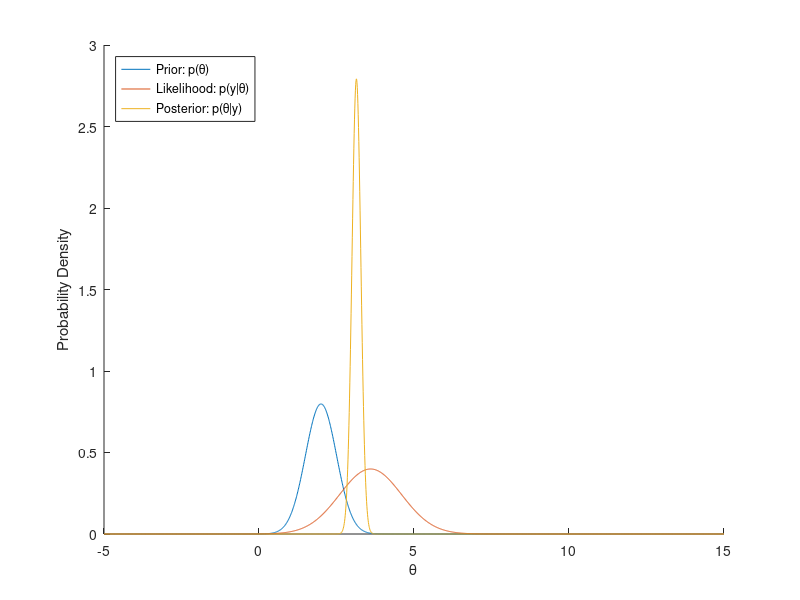

MATLAB code to generate this figure:
% Code for week 3 and 4 question 1

clear all; close all; clc;

% Generate data
N = 5;
theta = 4;
m_e = 0; var_e = 1;
error = m_e + var_e*randn(N,1);
G = ones(N,1);
y = G*theta + error;

% Compute ML estimate of theta
theta_ML = sum(y)/N;

% Compute the MAP estimate of theta
m_theta = 2; cov_theta = 0.5; % Prior on theta is a gaussian with these parameters
theta_MAP = inv(G'*G + var_e*inv(cov_theta))*(G'*y + var_e*inv(cov_theta)*m_theta);

% the maths way
var_frac = var_e/cov_theta;
theta_MAP2 = (sum(y)/N + m_theta*var_frac)/(1 + var_frac);

% Densities
prior     = makedist('Normal','mu',m_theta,    'sigma',cov_theta);
liklihood = makedist('Normal','mu',theta_ML,      'sigma',var_e);
posterior = makedist('Normal','mu',theta_MAP,  'sigma',var_e*inv((G'*G + var_e*inv(cov_theta))));

% Make pdfs
x = -5:0.01:15;
prior_pdf     = pdf(prior,    x);
liklihood_pdf = pdf(liklihood,x); 
posterior_pdf = pdf(posterior,x);

% Plot pdfs
figure; hold on;
plot(x,prior_pdf);
plot(x,liklihood_pdf);
plot(x,posterior_pdf);
xlabel('\theta')
ylabel('Probability Density')
legend('Prior: p(\theta)', 'Likelihood: p(y|\theta)', 'Posterior: p(\theta|y)','Location', 'NorthWest')